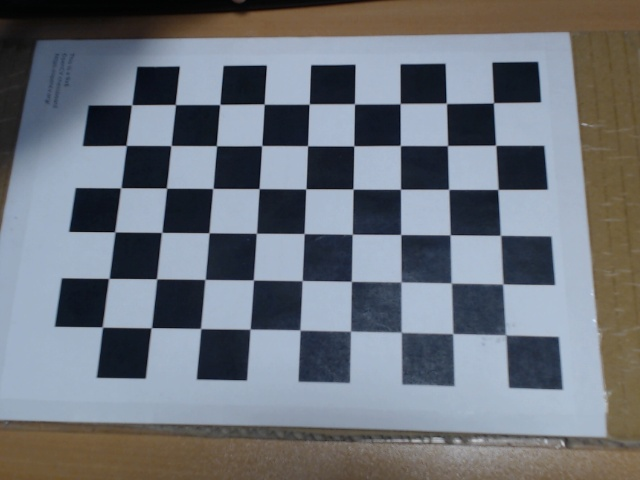
#> input picture DZ3/practical_part/completed/calibration_data/1.jpeg, 640 x 480 px; its folder holds only this picture in this run
$ python calibration.py
#> lines starting #> are read from the running program, lines starting #| are printed output that depends on the picture; after the words box and inside, x2 and y2 are one past the last pixel; in counts of white or black regions, pixels touching at a corner belong together
import cv2
import numpy as np
import glob


# ===== НАСТРОЙКИ =====
CHESSBOARD_SIZE = (9, 6)   # число ВНУТРЕННИХ углов (columns, rows)
SQUARE_SIZE = 30.0         # размер клетки в мм
IMAGE_PATHS = "D:\\YandexDisk\\MAI\\2nd term\\CV\\DZ3\\practical_part\\completed\\calibration_data\\*.jpeg"   # путь к фото


# Критерий уточнения углов
criteria = (cv2.TERM_CRITERIA_EPS + cv2.TERM_CRITERIA_MAX_ITER, 30, 0.001)

# 3D-точки шахматной доски в реальном мире
objp = np.zeros((CHESSBOARD_SIZE[0] * CHESSBOARD_SIZE[1], 3), np.float32)
objp[:, :2] = np.mgrid[0:CHESSBOARD_SIZE[0], 0:CHESSBOARD_SIZE[1]].T.reshape(-1, 2)
objp *= SQUARE_SIZE

# Массивы для всех изображений
objpoints = []  # 3D точки
imgpoints = []  # 2D точки на изображении

images = glob.glob(IMAGE_PATHS)

if len(images) == 0:
    print("Не найдены изображения для калибровки")
    exit()

image_size = None

for fname in images:
    img = cv2.imread(fname)
#> img is the input picture: shape (480, 640, 3); mean B, G, R 123, 115.3, 109.9
    if img is None:
        continue

    gray = cv2.cvtColor(img, cv2.COLOR_BGR2GRAY)
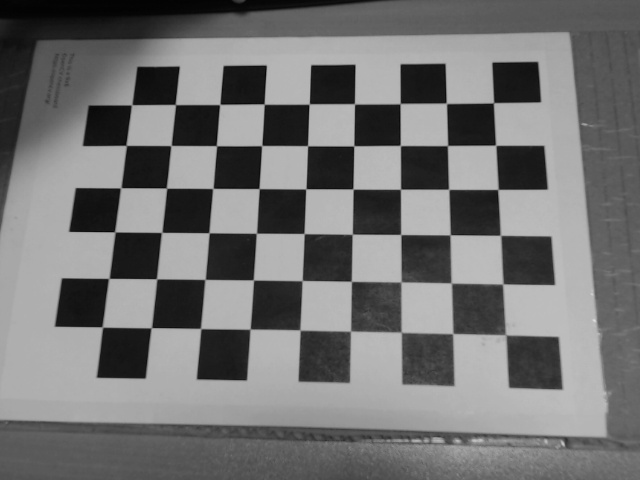
#> gray: shape (480, 640); min 2, max 224, mean 114.6
    image_size = gray.shape[::-1]
#> image_size = (640, 480)

    found, corners = cv2.findChessboardCorners(gray, CHESSBOARD_SIZE, None)
#> found = True; corners = 54 rows, first 8: [505.5, 335], [453.1, 333.7], [401.8, 331.5], [350.7, 331.5], [300.1, 330], [249.9, 328.9], [200.5, 328.6], [151.4, 327.8]

    if found:
        objpoints.append(objp)

        corners2 = cv2.cornerSubPix(
            gray, corners, (11, 11), (-1, -1), criteria
        )
#> corners2 = 54 rows, first 8: [505.6, 334.8], [452.8, 333.6], [401.2, 332.3], [350.6, 331.2], [300, 330.1], [250, 329.2], [200.6, 328.5], [151.3, 327.8]
        imgpoints.append(corners2)

        vis = img.copy()
        cv2.drawChessboardCorners(vis, CHESSBOARD_SIZE, corners2, found)
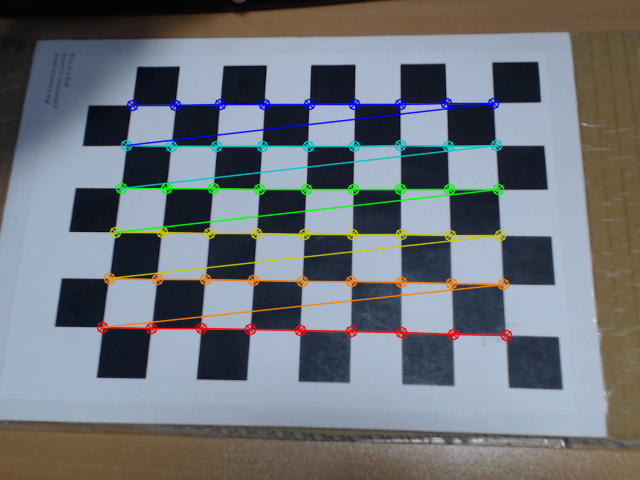
#> vis: shape (480, 640, 3); 5.46% of pixels changed, all inside (x1, y1, x2, y2) = (96, 97, 513, 342)
        cv2.imshow("Corners", vis)
        cv2.waitKey(300)
    else:
        print(f"Углы не найдены: {fname}")

cv2.destroyAllWindows()

if len(objpoints) < 5:
    print("Слишком мало удачных кадров для калибровки")
    exit()
#> (the program exits here)

$ run again, on DZ3/practical_part/completed/calibration_data/13.jpeg
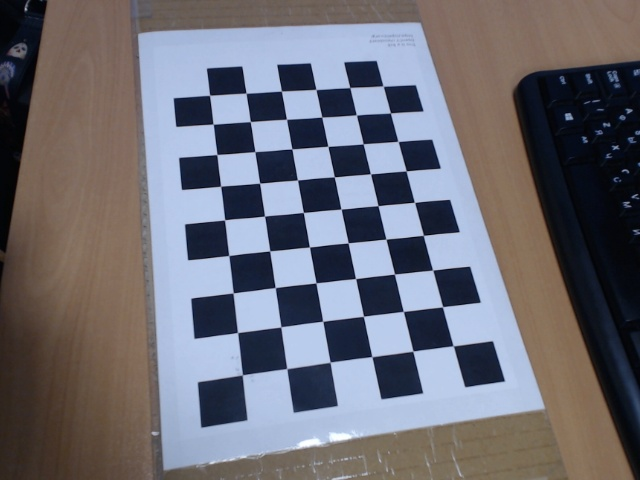
#> input picture DZ3/practical_part/completed/calibration_data/13.jpeg, 640 x 480 px
#> img is the input picture: shape (480, 640, 3); mean B, G, R 115.9, 107.6, 108.6
#> `gray = cv2.cvtColor(img, cv2.COLOR_BGR2GRAY)`:
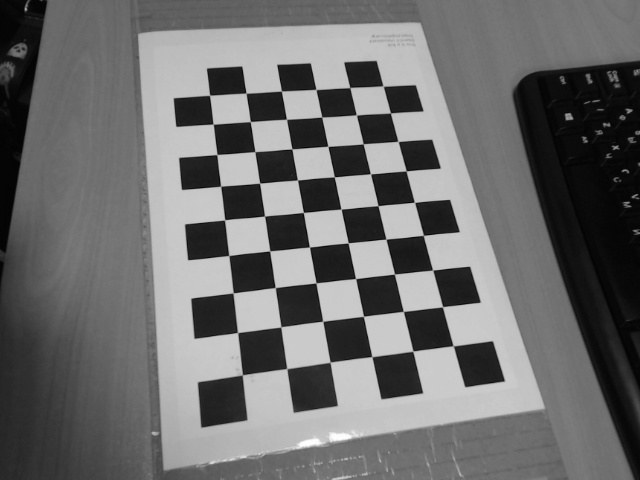
#> gray: shape (480, 640); min 1, max 255, mean 108.8
#> found = True; corners = 54 rows, first 8: [242.5, 374.8], [237.5, 332.5], [233.3, 292.9], [228.7, 255.5], [224.7, 219.8], [220.6, 186.2], [216.9, 154.5], [213.1, 124.1]
#> corners2 = 54 rows, first 8: [242.4, 374.8], [237.5, 332.5], [233.1, 293], [228.8, 255.6], [224.6, 219.8], [220.6, 186.2], [217, 154.5], [213.2, 124.2]
#> `cv2.drawChessboardCorners(vis, CHESSBOARD_SIZE, corners2, found)`:
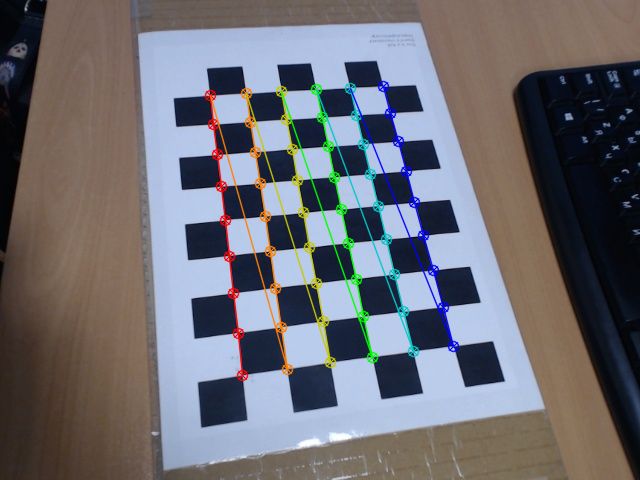
#> vis: shape (480, 640, 3); 4.25% of pixels changed, all inside (x1, y1, x2, y2) = (204, 80, 460, 382)

$ run again, on DZ3/practical_part/completed/calibration_data/14.jpeg
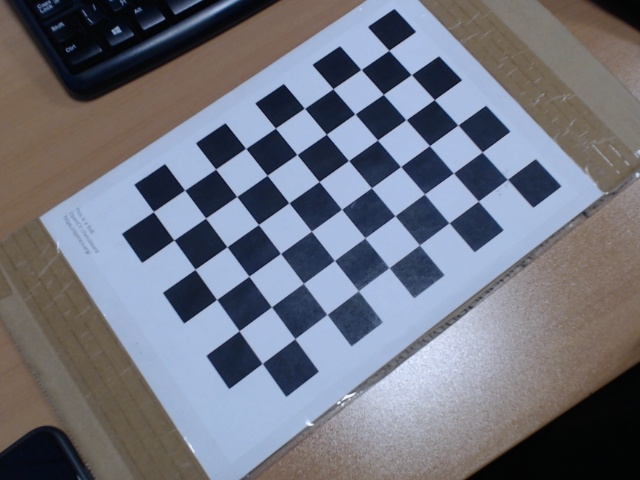
#> input picture DZ3/practical_part/completed/calibration_data/14.jpeg, 640 x 480 px
#> img is the input picture: shape (480, 640, 3); mean B, G, R 127.3, 115.8, 112.9
#> `gray = cv2.cvtColor(img, cv2.COLOR_BGR2GRAY)`:
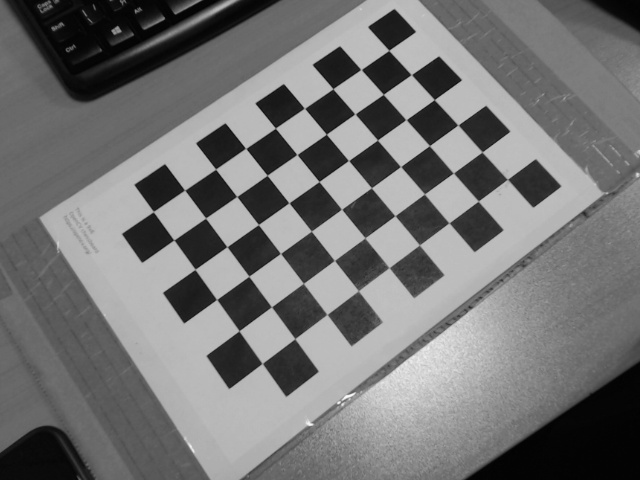
#> gray: shape (480, 640); min 0, max 251, mean 116.2
#> found = True; corners = 54 rows, first 8: [507.5, 179.2], [478.4, 200.9], [449, 222.8], [419.4, 244.8], [389.1, 267.6], [358.4, 290.8], [327.1, 314.4], [294.9, 338.6]
#> corners2 = 54 rows, first 8: [507.4, 179.3], [478.3, 201.1], [449, 222.8], [419.4, 245], [389, 267.7], [358.4, 290.7], [326.9, 314.4], [294.8, 338.7]
#> `cv2.drawChessboardCorners(vis, CHESSBOARD_SIZE, corners2, found)`:
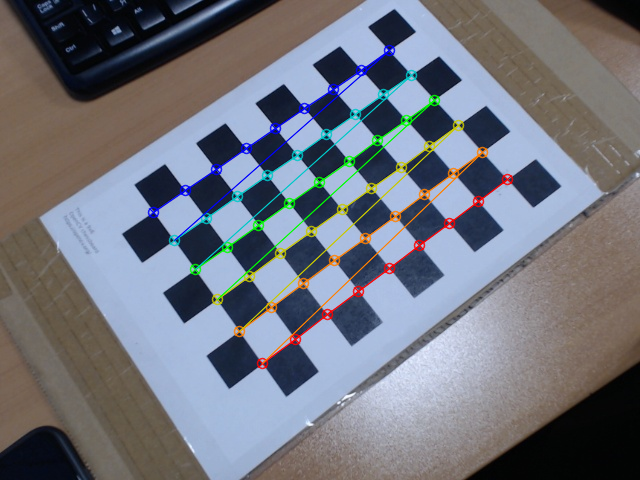
#> vis: shape (480, 640, 3); 3.91% of pixels changed, all inside (x1, y1, x2, y2) = (147, 44, 514, 370)

$ run again, on DZ3/practical_part/completed/calibration_data/15.jpeg
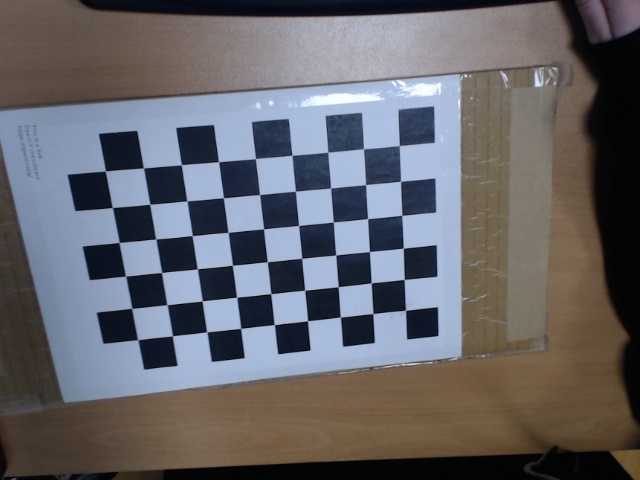
#> input picture DZ3/practical_part/completed/calibration_data/15.jpeg, 640 x 480 px
#> img is the input picture: shape (480, 640, 3); mean B, G, R 105.3, 100.5, 101.5
#> `gray = cv2.cvtColor(img, cv2.COLOR_BGR2GRAY)`:
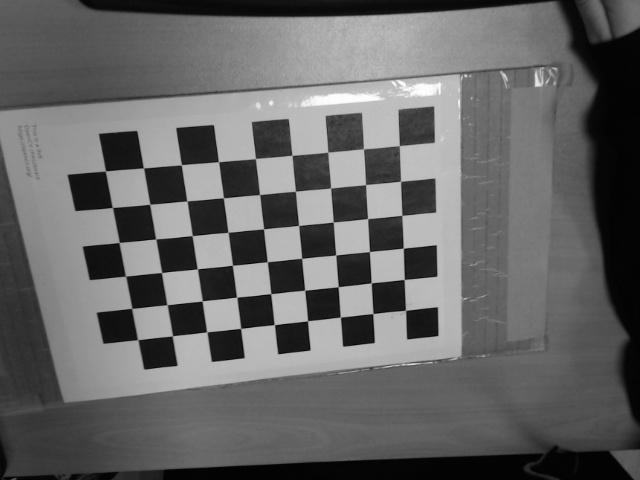
#> gray: shape (480, 640); min 1, max 254, mean 101.3
#> found = True; corners = 54 rows, first 8: [405.4, 310.2], [372.9, 313.6], [340.3, 317.2], [307.5, 320.7], [274.2, 324.5], [240.7, 328.4], [206.8, 331.9], [172.4, 335.8]
#> corners2 = 54 rows, first 8: [405.6, 310.4], [372.8, 313.6], [340.3, 317], [307.5, 320.8], [274.3, 324.7], [240.7, 328.4], [206.7, 331.8], [172.4, 335.8]
#> `cv2.drawChessboardCorners(vis, CHESSBOARD_SIZE, corners2, found)`:
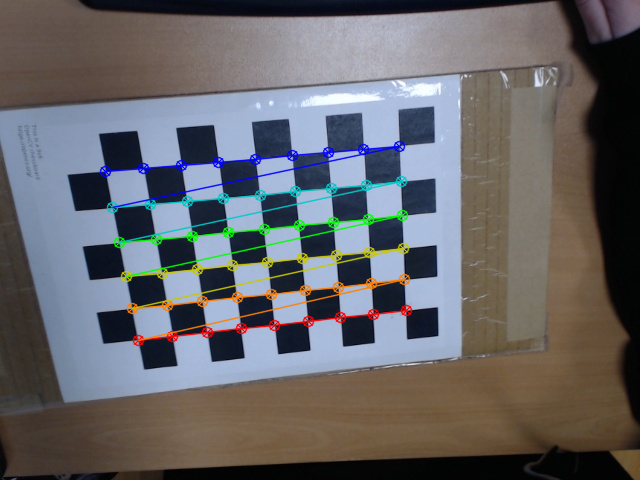
#> vis: shape (480, 640, 3); 4.31% of pixels changed, all inside (x1, y1, x2, y2) = (99, 140, 413, 347)

$ run again, on DZ3/practical_part/completed/calibration_data/10.jpeg
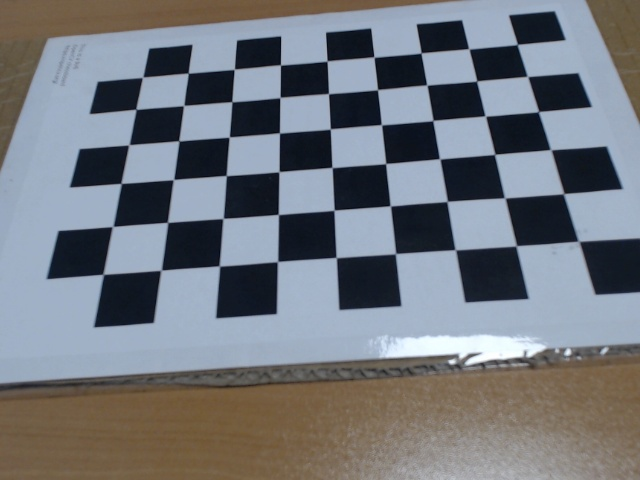
#> input picture DZ3/practical_part/completed/calibration_data/10.jpeg, 640 x 480 px
#> img is the input picture: shape (480, 640, 3); mean B, G, R 124.4, 118.1, 114
#> `gray = cv2.cvtColor(img, cv2.COLOR_BGR2GRAY)`:
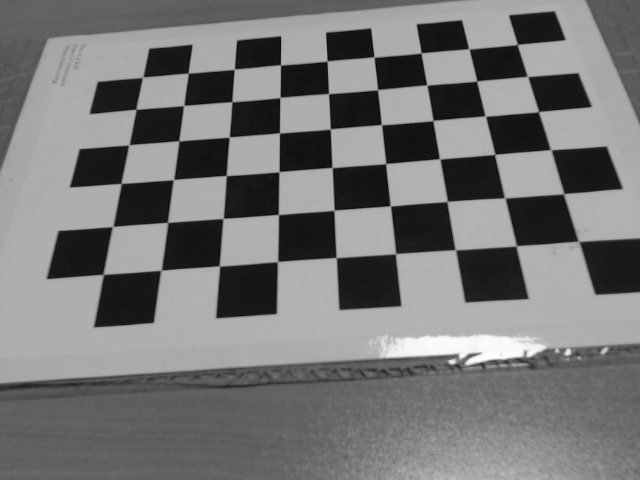
#> gray: shape (480, 640); min 7, max 255, mean 117.6
#> found = True; corners = 54 rows, first 8: [577.9, 240.7], [516.1, 246], [455, 249.5], [395.6, 253.5], [336.2, 257.5], [277.6, 261.5], [219.2, 265.8], [161, 270.3]
#> corners2 = 54 rows, first 8: [578.5, 241.3], [516.3, 245.8], [455.3, 249.8], [395.5, 253.7], [336.2, 257.6], [277.5, 261.6], [219.4, 265.9], [161, 270.3]
#> `cv2.drawChessboardCorners(vis, CHESSBOARD_SIZE, corners2, found)`:
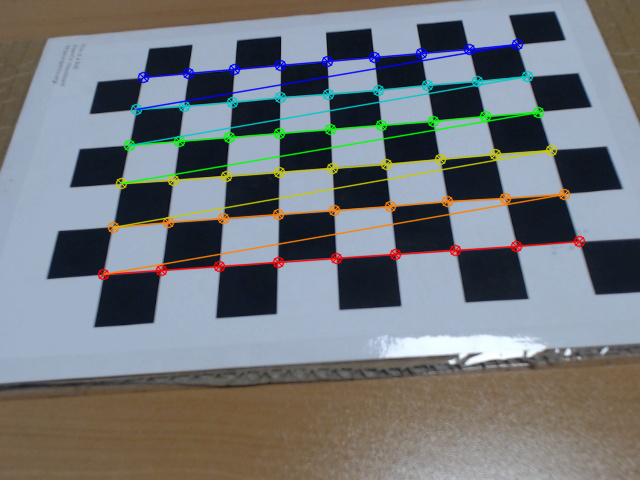
#> vis: shape (480, 640, 3); 5.82% of pixels changed, all inside (x1, y1, x2, y2) = (97, 38, 586, 281)
